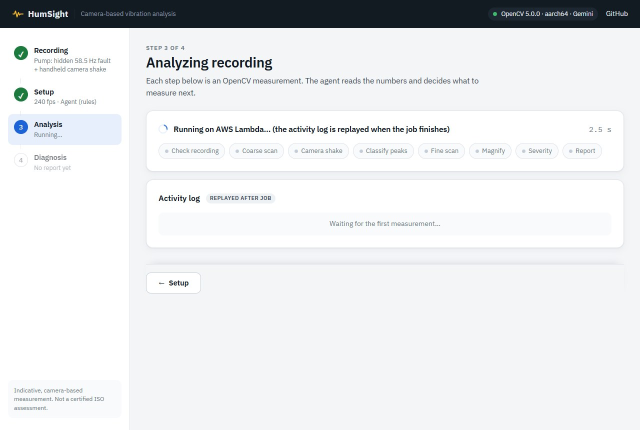
#> input picture evidence/aws/live_page/03_analysis_running.jpg, 1280 x 860 px, given as the content of the folder ../../evidence/aws/live_page/03_analysis_running.jpg, which was not available (shown at 1/2 size)
$ python sheet.py ../../evidence/aws/live_page/03_analysis_running.jpg out.png 5
#> lines starting #> are read from the running program, lines starting #| are printed output that depends on the picture
import sys, glob
from PIL import Image
files = sorted(glob.glob(sys.argv[1] + "/*.jpg")); cols = int(sys.argv[3]) if len(sys.argv) > 3 else 3
w, h = 800, 450; rows = (len(files) + cols - 1) // cols
S = Image.new("RGB", (cols * w, rows * h), "black")
#> S: PIL image 4000x450 RGB; every value is 0
for i, f in enumerate(files): S.paste(Image.open(f).resize((w, h)), ((i % cols) * w, (i // cols) * h))
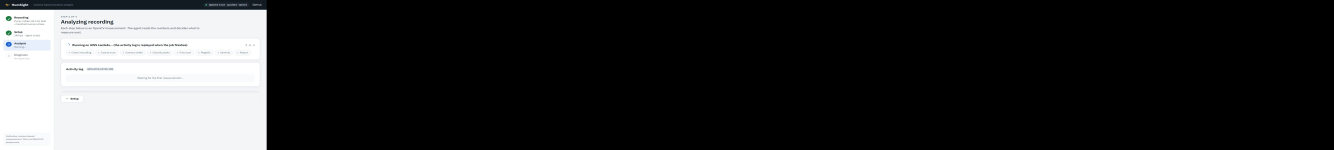
#> S: PIL image 4000x450 RGB (shown at 1/3 size); mean R, G, B 46.1, 46.4, 46.8
S.save(sys.argv[2], quality=88)

$ run again, on evidence/aws/live_page/04_diagnosis.jpg
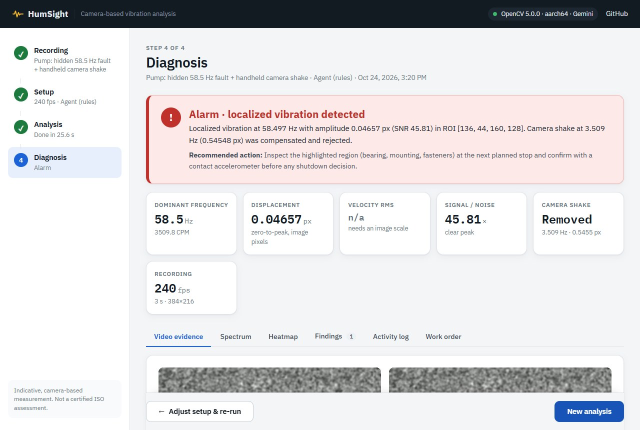
#> input picture evidence/aws/live_page/04_diagnosis.jpg, 1280 x 860 px, given as the content of the folder ../../evidence/aws/live_page/04_diagnosis.jpg, which was not available (shown at 1/2 size)
#> `for i, f in enumerate(files): S.paste(Image.open(f).resize((w, h)), ((..`:
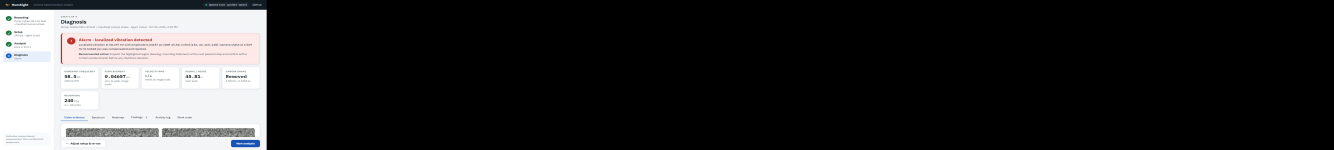
#> S: PIL image 4000x450 RGB (shown at 1/3 size); mean R, G, B 44.7, 44.4, 44.8
